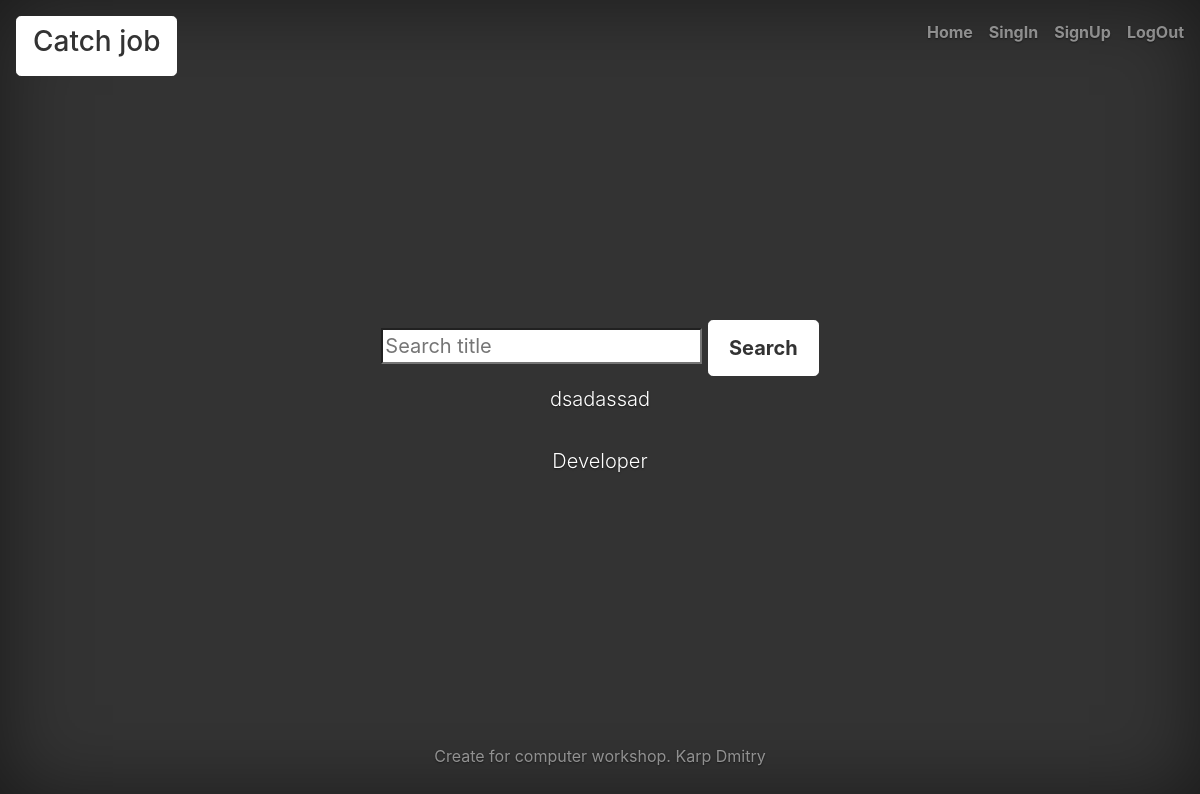
The page /resume/ on the database as committed earlier.
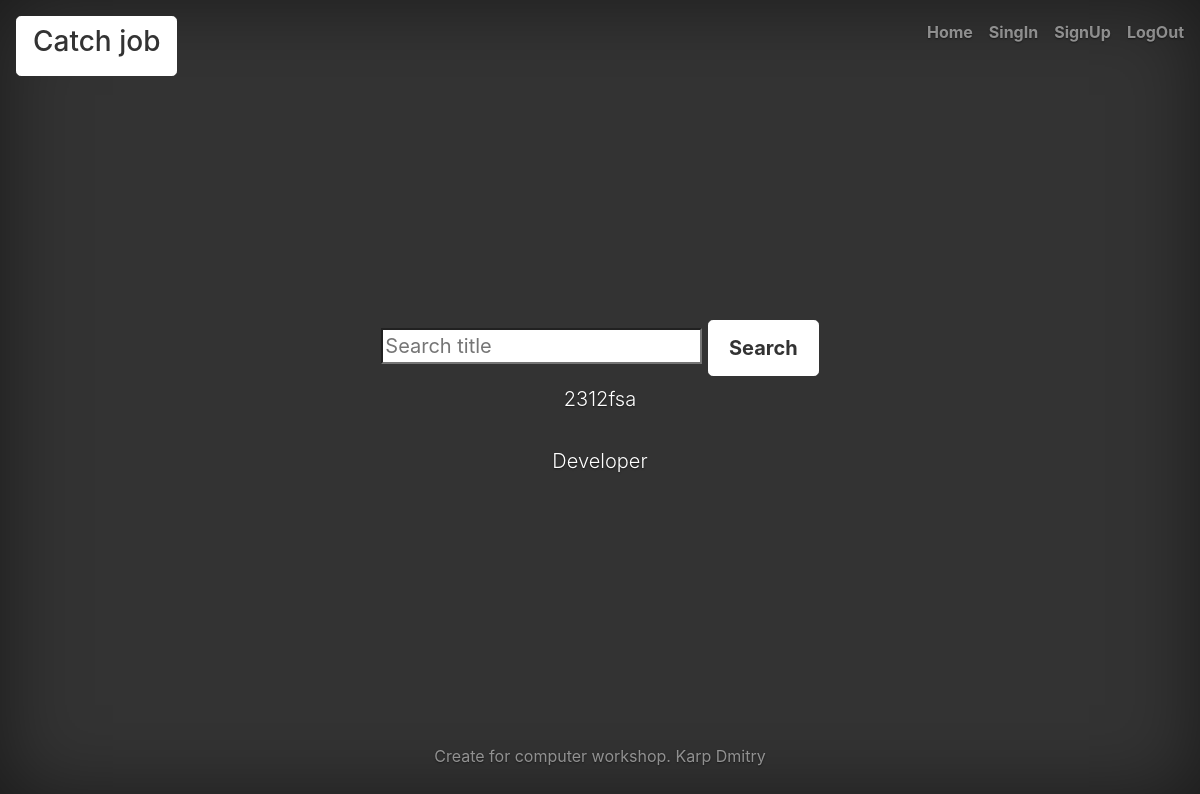
The same page on the database as committed later.
### resume/models.py (models this page shows)
class Resume(models.Model):
    title = models.CharField(max_length=32)
    description = models.TextField(max_length=1024)
    author = models.ForeignKey(User, on_delete=models.CASCADE)
    create_data = models.DateTimeField()

### resume/views.py (the view, shortened to what this page needs)
# urls.py: path('resume/', AllResume.as_view()),
class AllResume(View):
    def get(self, request, *args, **kwargs):
        search = None
        if request.GET.get('q'):
            search = str(request.GET.get('q'))
        else:
            search = ""
        return render(request, 'resume/all_resume.html', context={'resumes': Resume.objects.filter(title__icontains=search)})

### resume/templates/resume/all_resume.html
{% extends 'main_app/base.html' %}
{% block link %}
    <a class="nav-link" href="/home">Home</a>
    <a class="nav-link" href="/sign-in">SingIn</a>
    <a class="nav-link" href="/sign-up">SignUp</a>
    <a class="nav-link" href="/log-out">LogOut</a>
{% endblock %}
{% block content %}
    <div class="lead">
    <form action="" method="get">
        <input type="search" name="q" placeholder="Search title">
        <button type="submit" class="btn btn-lg btn-secondary">Search</button>
    </form>
    {% for elem in resumes %}
         <a class="nav-link" href="{{elem.title}}/"><p>{{elem.title}}</p></a>
    {% endfor %}
    </div>
{% endblock %}

Rows that differ between the two databases and show on the page:
removed Resume: title "dsadassad"
added Resume: title "2312fsa"
